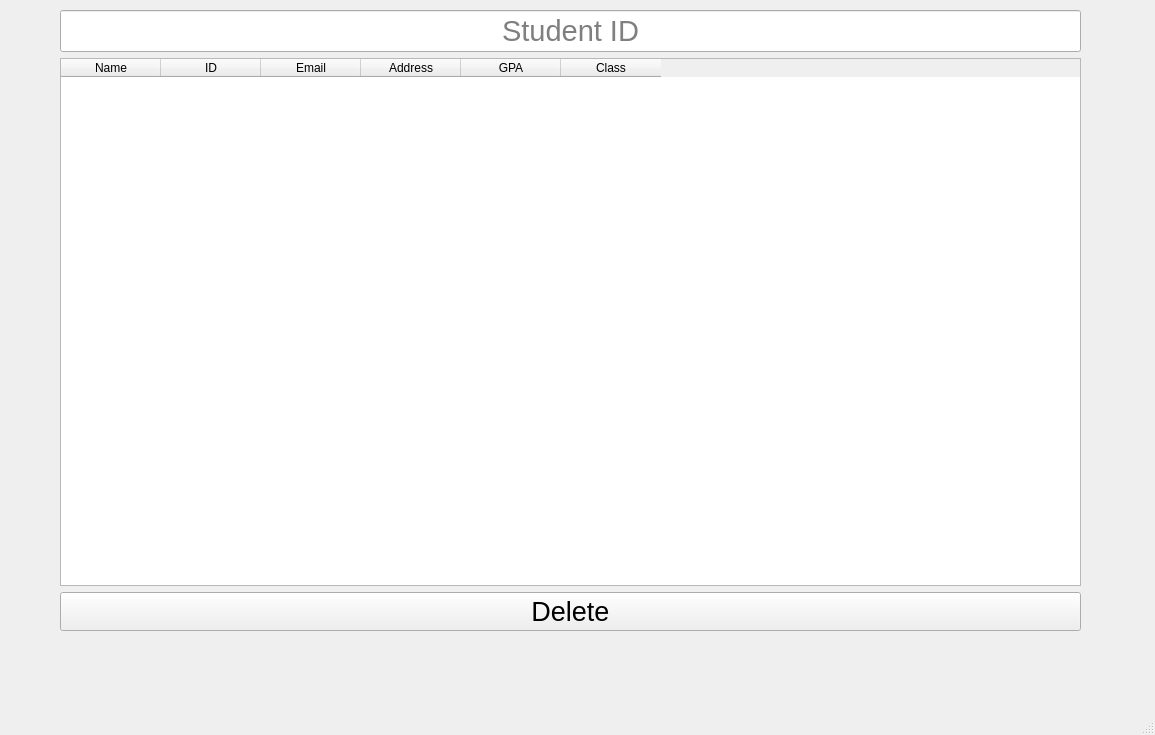
<?xml version="1.0" encoding="UTF-8"?>
<ui version="4.0">
 <class>Delete</class>
 <widget class="QMainWindow" name="Delete">
  <property name="geometry">
   <rect>
    <x>0</x>
    <y>0</y>
    <width>1155</width>
    <height>735</height>
   </rect>
  </property>
  <property name="windowTitle">
   <string>MainWindow</string>
  </property>
  <widget class="QWidget" name="centralwidget">
   <widget class="QWidget" name="layoutWidget">
    <property name="geometry">
     <rect>
      <x>60</x>
      <y>10</y>
      <width>1021</width>
      <height>621</height>
     </rect>
    </property>
    <layout class="QVBoxLayout" name="verticalLayout_2">
     <item>
      <layout class="QVBoxLayout" name="verticalLayout">
       <item>
        <widget class="QLineEdit" name="lineEdit">
         <property name="font">
          <font>
           <pointsize>22</pointsize>
          </font>
         </property>
         <property name="alignment">
          <set>Qt::AlignCenter</set>
         </property>
         <property name="placeholderText">
          <string>Student ID</string>
         </property>
        </widget>
       </item>
       <item>
        <widget class="QTableWidget" name="tableWidget">
         <property name="columnCount">
          <number>6</number>
         </property>
         <column>
          <property name="text">
           <string>Name</string>
          </property>
         </column>
         <column>
          <property name="text">
           <string>ID</string>
          </property>
         </column>
         <column>
          <property name="text">
           <string>Email</string>
          </property>
         </column>
         <column>
          <property name="text">
           <string>Address</string>
          </property>
         </column>
         <column>
          <property name="text">
           <string>GPA</string>
          </property>
         </column>
         <column>
          <property name="text">
           <string>Class</string>
          </property>
         </column>
        </widget>
       </item>
       <item>
        <widget class="QPushButton" name="Delete_2">
         <property name="font">
          <font>
           <pointsize>20</pointsize>
          </font>
         </property>
         <property name="text">
          <string>Delete</string>
         </property>
        </widget>
       </item>
      </layout>
     </item>
    </layout>
   </widget>
  </widget>
  <widget class="QMenuBar" name="menubar">
   <property name="geometry">
    <rect>
     <x>0</x>
     <y>0</y>
     <width>1155</width>
     <height>24</height>
    </rect>
   </property>
  </widget>
  <widget class="QStatusBar" name="statusbar"/>
 </widget>
 <resources/>
 <connections/>
</ui>
